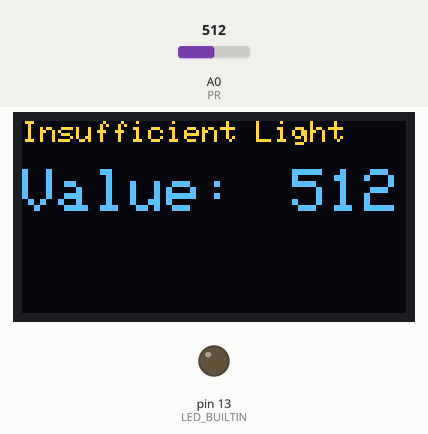
This sketch was run on a simulated Arduino Uno, built with avr-gcc and run on an emulated ATmega328P. Parts: 128×64 one-colour display, output pins drawn as LEDs (lit = HIGH). The test bench sets the inputs (shaded band); at power-on: A0 (PR) = 512. The OLED is the two-colour kind (top 16 rows yellow).

Above: at 1.2 s.
1.3 s: A0 (PR) set to 610
At 2.4 s:
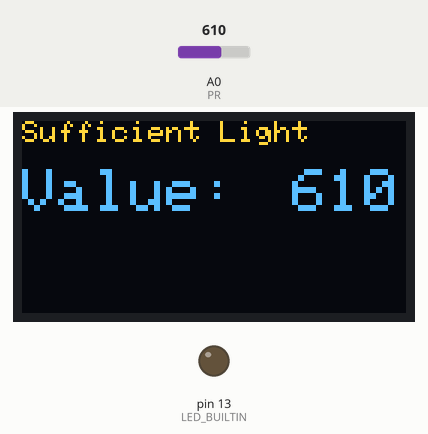
2.8 s: A0 (PR) set to 592
At 3.2 s:
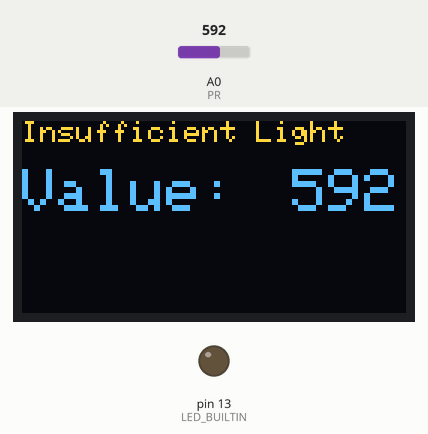
4.3 s: A0 (PR) set to 511
At 5.5 s:
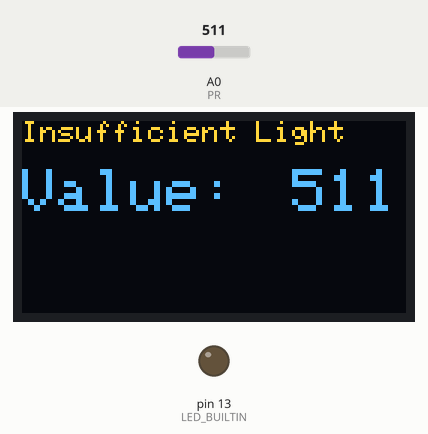
Timing chart, 0 to 7.3 s (numbered marks = the images above; inputs shaded):
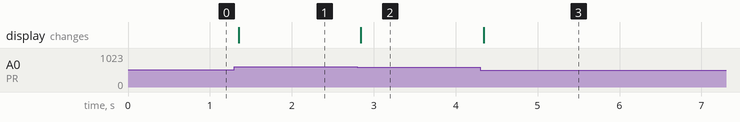

Measured:
- the behaviour switches between 601 and 600 on A0 (PR) (found by bisection; images 1 and 2)
- after the input at 1.3 s, the display: changes after 0.05 s (image 1)
- after the input at 2.8 s, the display: changes at once (image 2)
- after the input at 4.3 s, the display: changes at once (image 3)

The sketch:

Relay-Control.ino
```cpp
// Salim El Atache
// lab4 part a

#include <Wire.h> // I2C library
#include <Adafruit_SSD1306.h> // OLED display library
#define OLED_ADDR   0x3C    // I2C address
Adafruit_SSD1306 display(-1);   // no reset pin

int PR = A0; //Set A0(Analog Input) for LDR.
int value = 0;
int HighLimit = 0;
int LowLimit = 0;
int DB = 80;  // creates a gap between the high and low limit to avoid quick switching
int SetPoint = 600; //chosen setpoint depending on the external light disturbances.

void setup() {
  display.begin(SSD1306_SWITCHCAPVCC, OLED_ADDR);
  pinMode (LED_BUILTIN, OUTPUT);
}

void loop() {

  value = analogRead(PR); //Reads the Value of LDR(light).

  //setting the values of the limits
  HighLimit = SetPoint + DB / 2 ;
  LowLimit = SetPoint - DB / 2 ;

  if (value >= HighLimit)
  {
    digitalWrite(3, LOW); //turn the 1 watt off .
  }

  else if ( value <= LowLimit  )
  {
    digitalWrite(3, HIGH); //turn the 1 watt on .
  }

  display.clearDisplay(); // clear display
  display.setTextColor(WHITE);
  display.setTextSize(1); // bigger text
  if ( SetPoint < value) {
    display.setCursor(0, 0);//set the position
    display.print("Sufficient Light"); // print the degrees symbol
  }
  else {
    display.setCursor(0, 0);//set the position
    display.print("Insufficient Light"); // print the degrees symbol
  }

  display.setTextSize(2); // bigger text
  display.setCursor(0, 16);//set the position
  display.print("Value:"); // print the degrees symbol
  display.setCursor(90, 16);//set the position
  display.print(value); // print the degrees symbol
  display.display();  // update display

}
```
